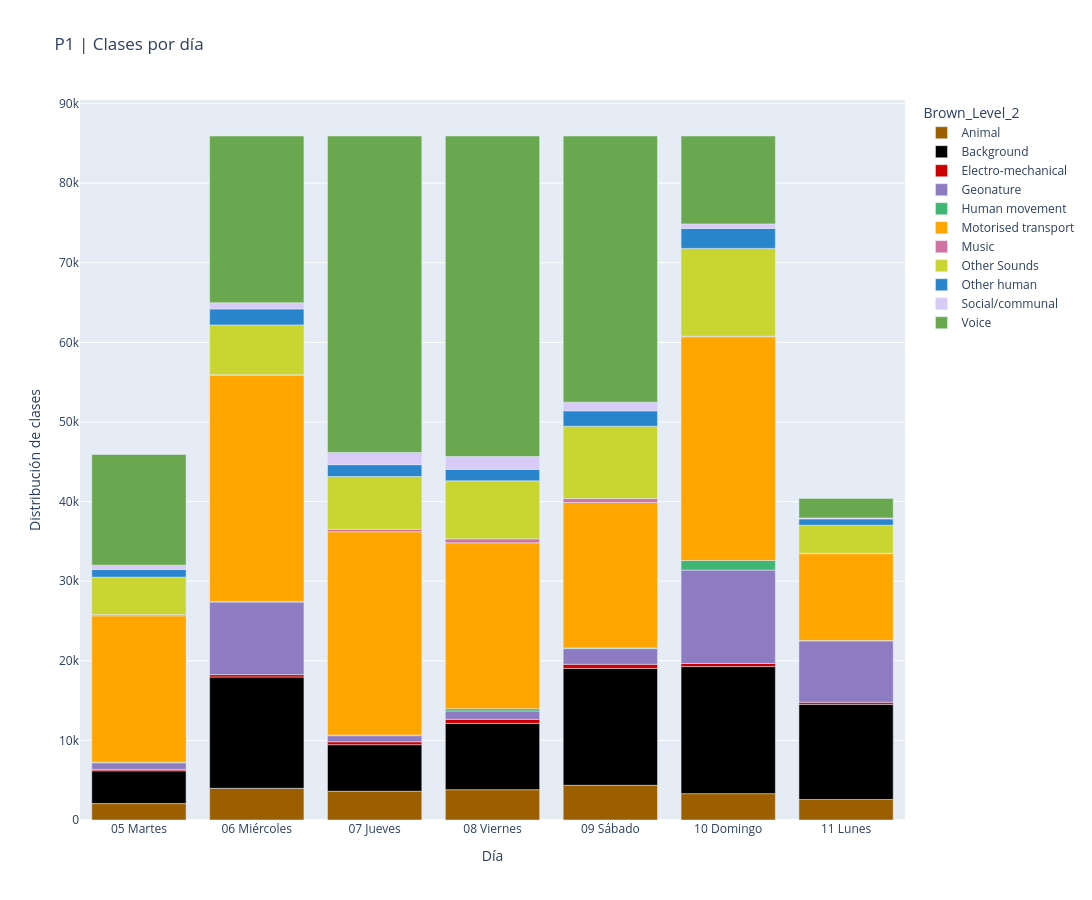

Source (notebook cell):
### Code cell
dfg = df_exploded.groupby(['Brown_Level_2','Día']).count().reset_index()

fig = px.bar(
    dfg, 
    x='Día',
    y='Distribución de clases',
    color='Brown_Level_2',
    title=f'{title} | Clases por día',
    color_discrete_sequence=px.colors.qualitative.Alphabet, 
    color_discrete_map=COLLOR_PALLET,
    height=900,
    width=2000
)

fig.show()

# save plot
# fig.write_image(f"{visualization_dir}/{title}_classes_per_day_{stable_version}.png")
print(f"Image was saved in {visualization_dir}/{title}_classes_per_day_{stable_version}.png")

### Figure 1 — Plotly figure (JSON) as saved in the notebook; plotly's stock layout.template omitted (floating-point values rounded to 4 significant figures)
{"data": [{"alignmentgroup": "True", "hovertemplate": "Brown_Level_2=Animal<br>Día=%{x}<br>Distribución de clases=%{y}<extra></extra>", "legendgroup": "Animal", "marker": {"color": "#9b5f00", "pattern": {"shape": ""}}, "name": "Animal", "offsetgroup": "Animal", "orientation": "v", "showlegend": true, "textposition": "auto", "type": "bar", "x": ["05 Martes", "06 Miércoles", "07 Jueves", "08 Viernes", "09 Sábado", "10 Domingo", "11 Lunes"], "xaxis": "x", "y": [2063, 3977, 3609, 3810, 4360, 3313, 2579], "yaxis": "y"}, {"alignmentgroup": "True", "hovertemplate": "Brown_Level_2=Background<br>Día=%{x}<br>Distribución de clases=%{y}<extra></extra>", "legendgroup": "Background", "marker": {"color": "#000000", "pattern": {"shape": ""}}, "name": "Background", "offsetgroup": "Background", "orientation": "v", "showlegend": true, "textposition": "auto", "type": "bar", "x": ["05 Martes", "06 Miércoles", "07 Jueves", "08 Viernes", "09 Sábado", "10 Domingo", "11 Lunes"], "xaxis": "x", "y": [4115, 13990, 5853, 8325, 14678, 15957, 11953], "yaxis": "y"}, {"alignmentgroup": "True", "hovertemplate": "Brown_Level_2=Electro-mechanical<br>Día=%{x}<br>Distribución de clases=%{y}<extra></extra>", "legendgroup": "Electro-mechanical", "marker": {"color": "#cc0000", "pattern": {"shape": ""}}, "name": "Electro-mechanical", "offsetgroup": "Electro-mechanical", "orientation": "v", "showlegend": true, "textposition": "auto", "type": "bar", "x": ["05 Martes", "06 Miércoles", "07 Jueves", "08 Viernes", "09 Sábado", "10 Domingo", "11 Lunes"], "xaxis": "x", "y": [182, 298, 366, 510, 524, 393, 267], "yaxis": "y"}, {"alignmentgroup": "True", "hovertemplate": "Brown_Level_2=Geonature<br>Día=%{x}<br>Distribución de clases=%{y}<extra></extra>", "legendgroup": "Geonature", "marker": {"color": "#8e7cc3", "pattern": {"shape": ""}}, "name": "Geonature", "offsetgroup": "Geonature", "orientation": "v", "showlegend": true, "textposition": "auto", "type": "bar", "x": ["05 Martes", "06 Miércoles", "07 Jueves", "08 Viernes", "09 Sábado", "10 Domingo", "11 Lunes"], "xaxis": "x", "y": [824, 9110, 766, 1058, 1972, 11736, 7713], "yaxis": "y"}, {"alignmentgroup": "True", "hovertemplate": "Brown_Level_2=Human movement<br>Día=%{x}<br>Distribución de clases=%{y}<extra></extra>", "legendgroup": "Human movement", "marker": {"color": "#40b674", "pattern": {"shape": ""}}, "name": "Human movement", "offsetgroup": "Human movement", "orientation": "v", "showlegend": true, "textposition": "auto", "type": "bar", "x": ["05 Martes", "06 Miércoles", "07 Jueves", "08 Viernes", "09 Sábado", "10 Domingo", "11 Lunes"], "xaxis": "x", "y": [79, 87, 79, 283, 79, 1205, 32], "yaxis": "y"}, {"alignmentgroup": "True", "hovertemplate": "Brown_Level_2=Motorised transport<br>Día=%{x}<br>Distribución de clases=%{y}<extra></extra>", "legendgroup": "Motorised transport", "marker": {"color": "#ffa500", "pattern": {"shape": ""}}, "name": "Motorised transport", "offsetgroup": "Motorised transport", "orientation": "v", "showlegend": true, "textposition": "auto", "type": "bar", "x": ["05 Martes", "06 Miércoles", "07 Jueves", "08 Viernes", "09 Sábado", "10 Domingo", "11 Lunes"], "xaxis": "x", "y": [18391, 28411, 25536, 20832, 18275, 28098, 10916], "yaxis": "y"}, {"alignmentgroup": "True", "hovertemplate": "Brown_Level_2=Music<br>Día=%{x}<br>Distribución de clases=%{y}<extra></extra>", "legendgroup": "Music", "marker": {"color": "#d172a4", "pattern": {"shape": ""}}, "name": "Music", "offsetgroup": "Music", "orientation": "v", "showlegend": true, "textposition": "auto", "type": "bar", "x": ["05 Martes", "06 Miércoles", "07 Jueves", "08 Viernes", "09 Sábado", "10 Domingo", "11 Lunes"], "xaxis": "x", "y": [146, 70, 301, 499, 495, 76, 52], "yaxis": "y"}, {"alignmentgroup": "True", "hovertemplate": "Brown_Level_2=Other Sounds<br>Día=%{x}<br>Distribución de clases=%{y}<extra></extra>", "legendgroup": "Other Sounds", "marker": {"color": "#c9d631", "pattern": {"shape": ""}}, "name": "Other Sounds", "offsetgroup": "Other Sounds", "orientation": "v", "showlegend": true, "textposition": "auto", "type": "bar", "x": ["05 Martes", "06 Miércoles", "07 Jueves", "08 Viernes", "09 Sábado", "10 Domingo", "11 Lunes"], "xaxis": "x", "y": [4708, 6254, 6643, 7292, 9080, 11026, 3527], "yaxis": "y"}, {"alignmentgroup": "True", "hovertemplate": "Brown_Level_2=Other human<br>Día=%{x}<br>Distribución de clases=%{y}<extra></extra>", "legendgroup": "Other human", "marker": {"color": "#2986cc", "pattern": {"shape": ""}}, "name": "Other human", "offsetgroup": "Other human", "orientation": "v", "showlegend": true, "textposition": "auto", "type": "bar", "x": ["05 Martes", "06 Miércoles", "07 Jueves", "08 Viernes", "09 Sábado", "10 Domingo", "11 Lunes"], "xaxis": "x", "y": [956, 2007, 1485, 1431, 1939, 2516, 787], "yaxis": "y"}, {"alignmentgroup": "True", "hovertemplate": "Brown_Level_2=Social/communal<br>Día=%{x}<br>Distribución de clases=%{y}<extra></extra>", "legendgroup": "Social/communal", "marker": {"color": "#d8cbf8", "pattern": {"shape": ""}}, "name": "Social/communal", "offsetgroup": "Social/communal", "orientation": "v", "showlegend": true, "textposition": "auto", "type": "bar", "x": ["05 Martes", "06 Miércoles", "07 Jueves", "08 Viernes", "09 Sábado", "10 Domingo", "11 Lunes"], "xaxis": "x", "y": [548, 773, 1531, 1614, 1087, 563, 121], "yaxis": "y"}, {"alignmentgroup": "True", "hovertemplate": "Brown_Level_2=Voice<br>Día=%{x}<br>Distribución de clases=%{y}<extra></extra>", "legendgroup": "Voice", "marker": {"color": "#6aa84f", "pattern": {"shape": ""}}, "name": "Voice", "offsetgroup": "Voice", "orientation": "v", "showlegend": true, "textposition": "auto", "type": "bar", "x": ["05 Martes", "06 Miércoles", "07 Jueves", "08 Viernes", "09 Sábado", "10 Domingo", "11 Lunes"], "xaxis": "x", "y": [13904, 20949, 39757, 40272, 33437, 11043, 2455], "yaxis": "y"}], "layout": {"barmode": "relative", "height": 900, "legend": {"title": {"text": "Brown_Level_2"}, "tracegroupgap": 0}, "title": {"text": "P1 | Clases por día"}, "width": 2000, "xaxis": {"anchor": "y", "domain": [0, 1], "title": {"text": "Día"}}, "yaxis": {"anchor": "x", "domain": [0, 1], "title": {"text": "Distribución de clases"}}}}
